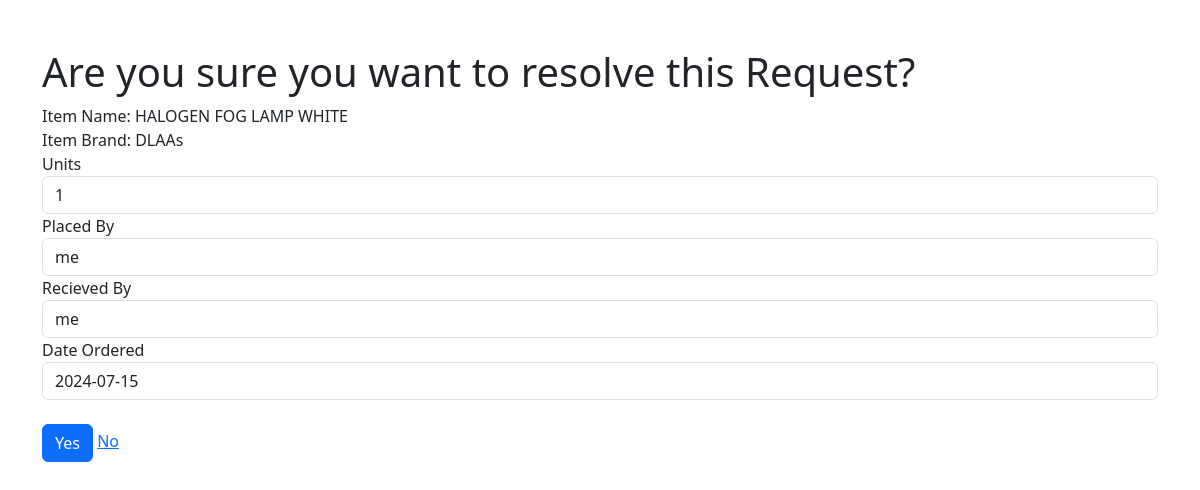
Page /Requesition_Folder/Requesition_Resolve.php?resolveId=30 on the committed database.
### tables this page shows
CREATE TABLE `requisition` (
  `requisition_id` int(11) NOT NULL,
  `inventory_id` int(11) DEFAULT NULL,
  `units` int(11) DEFAULT NULL,
  `total_price` float DEFAULT NULL,
  `status` varchar(20) DEFAULT NULL,
  `prepared_by` varchar(50) DEFAULT NULL,
  `received_by` varchar(50) DEFAULT NULL,
  `date_requested` date DEFAULT NULL,
  `note` varchar(500) DEFAULT NULL
);

CREATE TABLE `inventory2` (
  `inventory_Id` int(11) NOT NULL,
  `itemNumber` int(11) DEFAULT NULL,
  `itemCode` varchar(50) DEFAULT NULL,
  `image` varchar(255) DEFAULT NULL,
  `brand` varchar(50) DEFAULT NULL,
  `category` varchar(50) DEFAULT NULL,
  `itemDesc_1` varchar(255) DEFAULT NULL,
  `itemDesc_2` varchar(255) DEFAULT NULL,
  `itemDesc_3` varchar(255) DEFAULT NULL,
  `price` float DEFAULT NULL,
  `units` int(11) DEFAULT NULL,
  `totalstockValue` float DEFAULT NULL,
  `requested` varchar(20) DEFAULT NULL,
  `ordered` varchar(20) DEFAULT NULL,
  `active` varchar(20) DEFAULT NULL,
  `location` varchar(100) DEFAULT NULL
);

### Requesition_Folder/Requesition_Resolve.php (the view, shortened to what this page needs)
<?php
include '../inventoryDb_connect.php';
$id = $_GET['resolveId'];
$sql = "SELECT  inventory2.price,inventory2.inventory_Id,requisition.requisition_id,inventory2.itemDesc_1, inventory2.itemDesc_2, inventory2.itemDesc_3,inventory2.brand,requisition.units, requisition.status,requisition.prepared_by,requisition.received_by,requisition.date_requested
FROM requisition
INNER JOIN inventory2 ON requisition.inventory_Id = inventory2.inventory_Id WHERE requisition_id = $id;
";
$result = mysqli_query($con,$sql);
$row = mysqli_fetch_assoc($result);
$itemDesc_1 = $row['itemDesc_1'];
$itemDesc_2 = $row['itemDesc_2'];
$itemDesc_3 = $row['itemDesc_3'];
$itemName = $itemDesc_1.' '.$itemDesc_2.' '.$itemDesc_3;
$brand = $row['brand'];
$Request_units = $row['units'];
$prepared_by = $row['prepared_by'];
$recieved_by = $row['received_by'];
$date_ordered = $row['date_requested'];
?>
<!DOCTYPE html>
<html lang="en">
<head>
    <link href="https://cdn.jsdelivr.net/npm/bootstrap@5.3.3/dist/css/bootstrap.min.css" rel="stylesheet"
 />
</head>
<body>
<form method = "post">
<div class = "container my-5">
<h1>Are you sure you want to resolve this Request?</h1>
<div>Item Name: <?php echo $itemName ?></div>
<div>Item Brand: <?php echo  $brand ?></div>
<div class="form-group">
    <label>Units</label>
    <input type="text" class="form-control"  placeholder="Enter new units" name="units" autocomplete = "off"
    value = <?php echo $Request_units;?>>
    <div class="form-group">
    <label>Placed By</label>
    <input type="text" class="form-control"  placeholder="Enter item item code" name="placed_by" autocomplete = "off"
    value = <?php echo $prepared_by;?>>
    <div class="form-group">
    <label>Recieved By</label>
    <input type="text" class="form-control"  placeholder="Enter item item code" name="placed_by" autocomplete = "off"
    value = <?php echo $recieved_by;?>>
    <div class="form-group">
    <label>Date Ordered</label>
    <input type="text" class="form-control"  placeholder="Enter item brand" name="date_ordered" autocomplete = "off"
    value = <?php echo $date_ordered;?>>
  <br>
  <button name="submit" class="btn btn-primary">Yes</button>
  <a href="Requesiton_Manager.php">No</a>
</form>
</body>
</html>

### rows in the picture
requisition: inventory.itemDesc_3 "HALOGEN FOG LAMP WHITE", inventory.brand "DLAAs", units "1", placed_by "me", date_ordered "2024-07-15"
